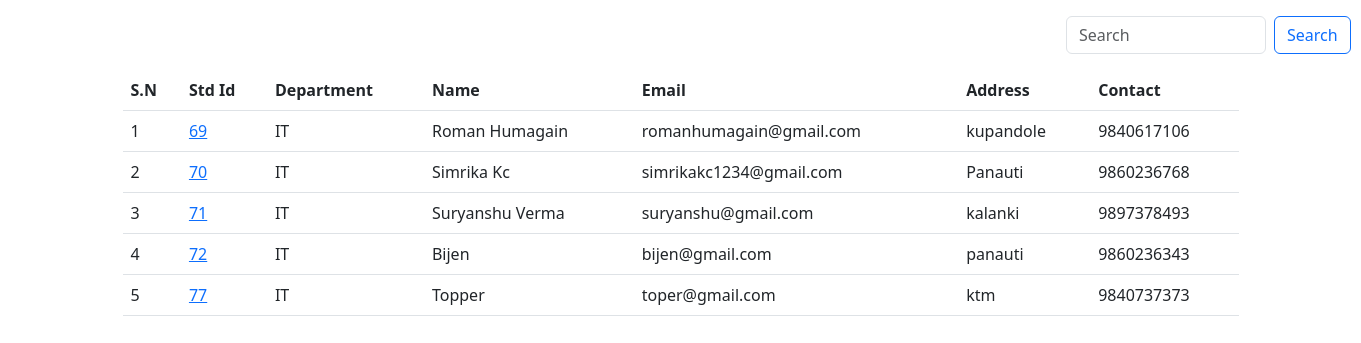
The page / on the database its author committed.
### Student/models.py (models this page shows, shortened)
class Student(models.Model):
  department = models.ForeignKey(Department , related_name='depart', on_delete=models.CASCADE)
  student_id = models.OneToOneField(StudentId , related_name='studentid', on_delete=models.CASCADE)
  name = models.CharField(max_length=100)
  email = models.EmailField(max_length=100)
  address = models.CharField(max_length=100)
  contact = models.CharField(max_length=100)

class StudentId(models.Model):
  student_id = models.CharField(max_length=100)
  def __str__(self):
    return self.student_id

class Department(models.Model):
  department = models.CharField(max_length=100)
  def __str__(self):
    return self.department
  class Meta:
    ordering = ['department']

### Student/views.py (the view)
# urls.py: path('' , get_students , name='student'),
def get_students(request):
    students = Student.objects.all()
    for student in students:
        total_marks = SubjectMarks.objects.filter(student=student).aggregate(totalMarks=Sum('marks'))
        existing_total_marks = TotalMark.objects.filter(student_id=student.student_id).exists()
        if not existing_total_marks:
            TotalMark.objects.create(student_id=student.student_id, total_marks=total_marks['totalMarks'])
    total_marks = TotalMark.objects.order_by('-total_marks')
    previous_total_mark = None
    previous_rank = 0
    for total_marks in total_marks:
        if total_marks.total_marks != previous_total_mark:
            rank = previous_rank +1
            previous_rank = rank
            total_marks.rank = rank
            total_marks.save()
            previous_total_mark = total_marks.total_marks
    search = request.GET.get('search')
    if search:
        students = students.filter(Q(name__icontains = search) |
                                   Q(department__department__icontains=search) |
                                   Q(student_id__student_id__icontains = search))
    context = {'querySet': students}
    return render(request, 'student.html', context)

### Student/templates/student.html (shortened to what this page needs)
<!doctype html>
<html lang="en">
  <head>
    <link href="https://cdn.jsdelivr.net/npm/bootstrap@5.3.0/dist/css/bootstrap.min.css" rel="stylesheet">
  </head>
  <body>
    <form class="d-flex m-3" >
<input type="search" class="form-control me-2" style="width: 200px;margin-left: 1050px;" placeholder="Search" name="search">
<button type="submit" class="btn btn-outline-primary">Search</button>
    </form>
    <div class="container">
    <table class="table table-hover">
    <thead>
      <tr>
        <th scope="col">S.N</th>
        <th scope="col">Std Id</th>
        <th scope="col">Department</th>
        <th scope="col">Name</th>
        <th scope="col">Email</th>
        <th scope="col">Address</th>
        <th scope="col">Contact</th>
      </tr>
    </thead>
    <tbody>
      {% for data in querySet %}
      <tr>
        <td>{{forloop.counter}}</td>
        <td><a href="{% url 'marks' data.student_id %}">{{data.student_id}}</a>
        <td>{{data.department}}</td>
        <td>{{data.name}}</td>
        <td>{{data.email}}</td>
        <td>{{data.address}}</td>
        <td>{{data.contact}}</td>
      </tr>
     {% endfor %}
    </tbody>
  </table>
</div>
  </body>
</html>

### rows shown on the page
Student: student_id "69", department "IT", name "Roman Humagain", email "romanhumagain@gmail.com", address "kupandole", contact "9840617106"
Student: student_id "70", department "IT", name "Simrika Kc", email "simrikakc1234@gmail.com", address "Panauti", contact "9860236768"
Student: student_id "71", department "IT", name "Suryanshu Verma", email "suryanshu@gmail.com", address "kalanki", contact "9897378493"
Student: student_id "72", department "IT", name "Bijen", email "bijen@gmail.com", address "panauti", contact "9860236343"
Student: student_id "77", department "IT", name "Topper", email "toper@gmail.com", address "ktm", contact "9840737373"
